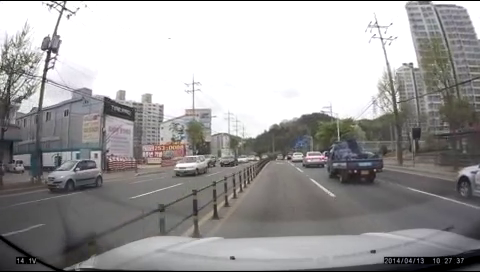
//> input picture frame 144 of ComputerVision/downtown_road.mp4, 480 x 272 px
$ ./exercise1108_answer   (built with g++ and OpenCV 4)
//> lines starting //> are read from the running program, lines starting //| are printed output that depends on the picture; after the words box and inside, x2 and y2 are one past the last pixel; in counts of white or black regions, pixels touching at a corner belong together
#include "cv.hpp"
#include <iostream>

#define PROBLEM 1

using namespace cv;
using namespace std;

#if PROBLEM==1

void drawLine(vector<Vec2f> lines, float x, float y, float angle_th1, float angle_th2, Mat & result);

int main() {
	Mat frame, edge_l, edge_r, frame_roi_l, frame_roi_r, result;
	float x_l = 180, x_r = 270, y = 150;

	vector<Vec2f> lines_l, lines_r;

	VideoCapture cap("downtown_road.mp4");

	if (!cap.isOpened()) {
		cout << "can't open video file" << endl;
		return 0;
	}
	while (1) {

		cap >> frame;
//> frame is the input picture: 272 rows x 480 cols, CV_8UC3; mean B, G, R 157.6, 157.5, 159
		if (frame.empty()) break;

		result = frame.clone();
		cvtColor(frame, frame, CV_BGR2GRAY);
//> frame: 272 rows x 480 cols, CV_8UC1

		Rect rect_l(x_l, y, 100, 100);
		Rect rect_r(x_r, y, 100, 100);

		frame_roi_l = frame(rect_l);
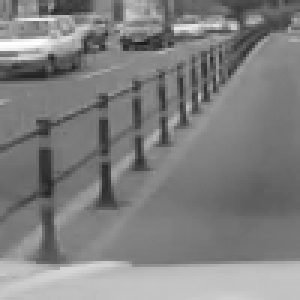
//> frame_roi_l: 100 rows x 100 cols, CV_8UC1 (shown 3 times larger); min 26, max 255, mean 128.2
		frame_roi_r = frame(rect_r);
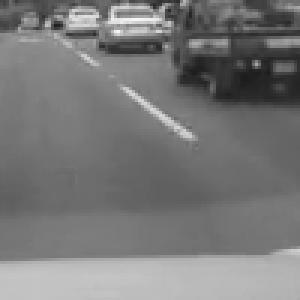
//> frame_roi_r: 100 rows x 100 cols, CV_8UC1 (shown 3 times larger); min 28, max 248, mean 120.6

		Canny(frame_roi_l, edge_l, 50, 150, 3);
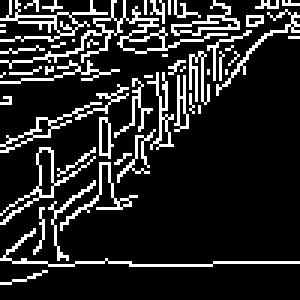
//> edge_l: 100 rows x 100 cols, CV_8UC1 (shown 3 times larger); 15.5% white in thin lines or dots
		Canny(frame_roi_r, edge_r, 50, 150, 3);
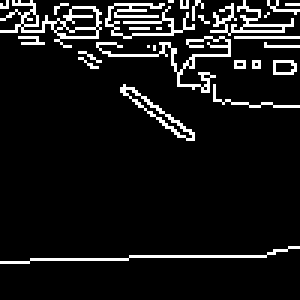
//> edge_r: 100 rows x 100 cols, CV_8UC1 (shown 3 times larger); 8.9% white in thin lines or dots, all inside (x1, y1, x2, y2) = (0, 0, 100, 88)

		HoughLines(edge_l, lines_l, 1, CV_PI / 180, 50);
//> lines_l = 24 lines (rho, theta), first 12: [66, 0.87], [69, 0.79], [66, 0.79], [87, 1.57], [61, 0.98], [44, 1.12], [13, 1.48], [69, 0.82], [58, 0.91], [67, 0.91], [46, 1.13], [64, 0.79]
		HoughLines(edge_r, lines_r, 1, CV_PI / 180, 50);
//> lines_r = 6 lines (rho, theta): [87, 1.54], [86, 1.55], [13, 1.54], [10, 1.55], [10, 1.59], [2, 1.68]

		drawLine(lines_l, x_l, y, 45, 60, result);
		drawLine(lines_r, x_r, y, 115, 126, result);

		imshow("Hough Transform", result);
		imshow("edge left Transform", edge_l);
		imshow("edge right Transform", edge_r);

		waitKey(33);
	}

}

void drawLine(vector<Vec2f> lines, float x, float y, float angle_th1, float angle_th2, Mat& result) {
//> called with x = 180, y = 150, angle_th1 = 45, angle_th2 = 60
	float rho, theta, a, b, x0, y0;
	float avr_rho = 0., avr_theta = 0.;
	int count = 0;
	Point p1, p2;

	for (int i = 0; i < lines.size(); i++) {
		rho = lines[i][0];
		theta = lines[i][1];

		// filter angle of line
		if (theta < CV_PI / 180 * angle_th1 || theta > CV_PI / 180 * angle_th2) continue;

		avr_rho += rho;
		avr_theta += theta;
		count++;
	}
//> this loop made 24 passes
//> (rho, theta, avr_rho, avr_theta) on passes 1, 2, 3, 5, 8, 9, 10, 12, 13, 15, 17, 18: (66, 0.873, 66, 0.873), (69, 0.785, 135, 1.66), (66, 0.785, 201, 2.44), (61, 0.977, 262, 3.42), (69, 0.82, 331, 4.24), (58, 0.908, 389, 5.15), (67, 0.908, 456, 6.06), (64, 0.785, 520, 6.84), (70, 0.855, 590, 7.7), (62, 0.785, 652, 8.48), (57, 0.873, 709, 9.35), (58, 0.96, 767, 10.31)
//> (rho, theta) on passes 4, 6, 7, 11, 14, 16: (87, 1.57), (44, 1.12), (13, 1.48), (46, 1.13), (90, 1.54), (86, 1.61)
//> after the loop, avr_rho = 889; avr_theta = 12.13; count = 14

	avr_rho /= count;
//> avr_rho = 63.5
	avr_theta /= count;
//> avr_theta = 0.866
	a = cos(avr_theta);
//> a = 0.648
	b = sin(avr_theta);
//> b = 0.762

	x0 = a * avr_rho;
//> x0 = 41.12
	y0 = b * avr_rho;
//> y0 = 48.39

	// draw line
	p1 = Point(cvRound(x0 + 1000 * (-b)) + x, cvRound(y0 + 1000 * a) + y);
//> p1 = Point(-541, 846)
	p2 = Point(cvRound(x0 - 1000 * (-b)) + x, cvRound(y0 - 1000 * a) + y);
//> p2 = Point(983, -449)

	line(result, p1, p2, Scalar(0, 0, 255), 3, 8);
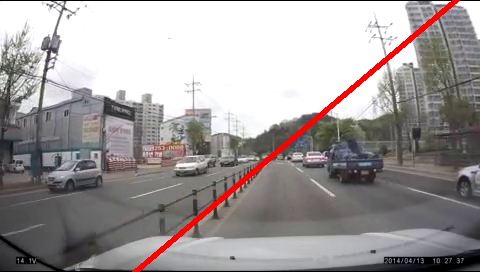
//> result: 272 rows x 480 cols, CV_8UC3; 1.73% of pixels changed, all inside (x1, y1, x2, y2) = (132, 0, 460, 272)
//> the loop in drawLine (call 2), `for (int i = 0; i < lines.size(); i++)` made 6 passes
}
#endif

$ run again, starting later in the video
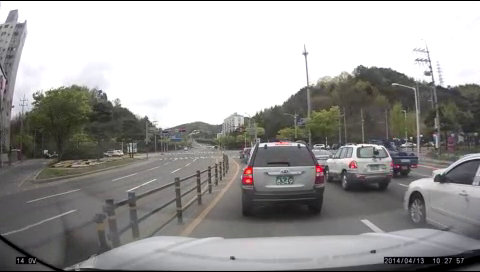
//> input picture frame 648 of ComputerVision/downtown_road.mp4, 480 x 272 px
//> frame is the input picture: 272 rows x 480 cols, CV_8UC3; mean B, G, R 155.1, 156.4, 157.8
//> frame: 272 rows x 480 cols, CV_8UC1
//> `Canny(frame_roi_l, edge_l, 50, 150, 3);`:
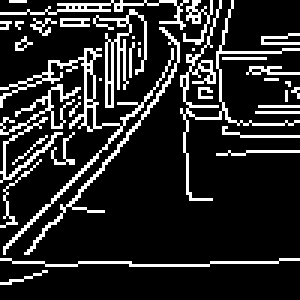
//> edge_l: 100 rows x 100 cols, CV_8UC1 (shown 3 times larger); 16% white in thin lines or dots
//> edge_r: 100 rows x 100 cols, CV_8UC1; 11.7% white in thin lines or dots, all inside (x1, y1, x2, y2) = (0, 0, 100, 88)
//> lines_l = 8 lines (rho, theta): [59, 0.79], [61, 0.7], [58, 0.75], [62, 0.73], [60, 0.8], [45, 0.79], [46, 0.86], [87, 1.57]
//> lines_r = 6 lines (rho, theta): [86, 1.55], [87, 1.54], [17, 1.54], [16, 1.55], [24, 1.54], [20, 1.61]
//> the loop in drawLine, `for (int i = 0; i < lines.size(); i++)` made 8 passes
//> (rho, theta, avr_rho, avr_theta) on passes 1, 5, 6, 7: (59, 0.785, 59, 0.785), (60, 0.803, 119, 1.59), (45, 0.785, 164, 2.37), (46, 0.855, 210, 3.23)
//> after the loop in drawLine, `for (int i = 0; i < lines.size(); i++)`: avr_rho = 210; avr_theta = 3.23; count = 4
//> in drawLine, `avr_rho /= count;`: avr_rho = 52.5
//> in drawLine, `avr_theta /= count;`: avr_theta = 0.807
//> a = 0.692
//> b = 0.722
//> x0 = 36.3
//> y0 = 37.92
//> p1 = Point(-506, 879)
//> p2 = Point(939, -504)
//> in drawLine, `line(result, p1, p2, Scalar(0, 0, 255), 3, 8);`:
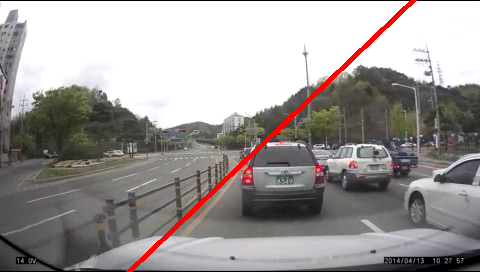
//> result: 272 rows x 480 cols, CV_8UC3; 1.47% of pixels changed, all inside (x1, y1, x2, y2) = (126, 0, 417, 272)
//> the loop in drawLine (call 2), `for (int i = 0; i < lines.size(); i++)` made 6 passes

$ run again, starting later in the video
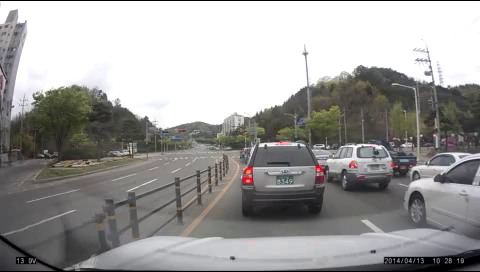
//> input picture frame 1153 of ComputerVision/downtown_road.mp4, 480 x 272 px
//> frame is the input picture: 272 rows x 480 cols, CV_8UC3; mean B, G, R 156.2, 157.3, 158.5
//> frame: 272 rows x 480 cols, CV_8UC1
//> `Canny(frame_roi_l, edge_l, 50, 150, 3);`:
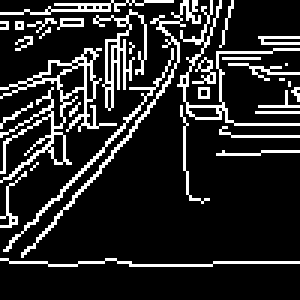
//> edge_l: 100 rows x 100 cols, CV_8UC1 (shown 3 times larger); 15.7% white in thin lines or dots, all inside (x1, y1, x2, y2) = (0, 0, 100, 89)
//> edge_r: 100 rows x 100 cols, CV_8UC1; 12.2% white in thin lines or dots, all inside (x1, y1, x2, y2) = (0, 0, 100, 88)
//> lines_l = 10 lines (rho, theta): [59, 0.79], [61, 0.7], [58, 0.75], [62, 0.73], [60, 0.68], [87, 1.57], [60, 0.8], [90, 1.54], [45, 0.79], [47, 0.89]
//> lines_r = 9 lines (rho, theta): [87, 1.54], [86, 1.55], [16, 1.55], [45, 1.54], [24, 1.54], [14, 1.59], [17, 1.54], [14, 1.54], [20, 1.61]
//> the loop in drawLine, `for (int i = 0; i < lines.size(); i++)` made 10 passes
//> (rho, theta, avr_rho, avr_theta) on passes 1, 7, 9, 10: (59, 0.785, 59, 0.785), (60, 0.803, 119, 1.59), (45, 0.785, 164, 2.37), (47, 0.89, 211, 3.26)
//> after the loop in drawLine, `for (int i = 0; i < lines.size(); i++)`: avr_rho = 211; avr_theta = 3.26; count = 4
//> in drawLine, `avr_rho /= count;`: avr_rho = 52.75
//> in drawLine, `avr_theta /= count;`: avr_theta = 0.816
//> a = 0.685
//> b = 0.728
//> x0 = 36.14
//> y0 = 38.42
//> p1 = Point(-512, 874)
//> p2 = Point(945, -497)
//> in drawLine, `line(result, p1, p2, Scalar(0, 0, 255), 3, 8);`:
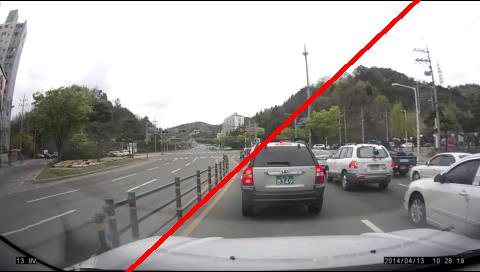
//> result: 272 rows x 480 cols, CV_8UC3; 1.47% of pixels changed, all inside (x1, y1, x2, y2) = (125, 0, 421, 272)
//> the loop in drawLine (call 2), `for (int i = 0; i < lines.size(); i++)` made 9 passes
